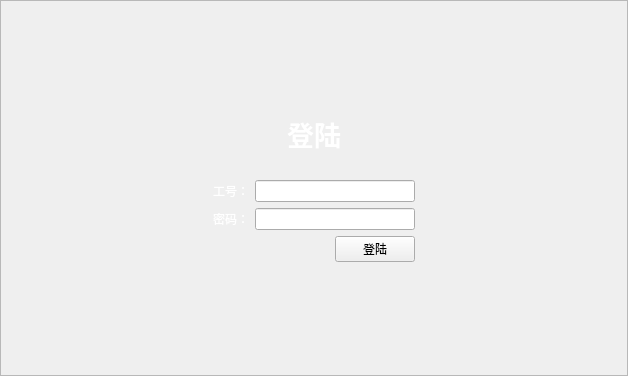
<?xml version="1.0" encoding="UTF-8"?>
<ui version="4.0">
 <class>Login</class>
 <widget class="QWidget" name="Login">
  <property name="geometry">
   <rect>
    <x>0</x>
    <y>0</y>
    <width>628</width>
    <height>376</height>
   </rect>
  </property>
  <property name="windowTitle">
   <string>Login</string>
  </property>
  <property name="styleSheet">
   <string notr="true">QPushButton#pb_log{
	color:rgb(0,0,0);
}
QPushButton#pb_log:hover{
	color:rgb(255,255,255);
	background-color:rgb(0, 0, 0);
}
QLabel#lb_show{
    font: 75 bold 12pt &quot;微软雅黑&quot;;
    color: rgb(255,255,255);
}
QLabel#label{
    font: 75 bold 12pt &quot;微软雅黑&quot;;
    color: rgb(255,255,255);
}
QLabel#label_2{
    font: 75 bold 12pt &quot;微软雅黑&quot;;
    color: rgb(255,255,255);
}
QLabel#label_3{
    font: 75 bold 20pt &quot;微软雅黑&quot;;
    color: rgb(255,255,255);
}</string>
  </property>
  <layout class="QGridLayout" name="gridLayout">
   <property name="leftMargin">
    <number>0</number>
   </property>
   <property name="topMargin">
    <number>0</number>
   </property>
   <property name="rightMargin">
    <number>0</number>
   </property>
   <property name="bottomMargin">
    <number>0</number>
   </property>
   <item row="0" column="0">
    <widget class="QFrame" name="frame">
     <property name="styleSheet">
      <string notr="true">#frame{
border-image:url(:/new/prefix1/20170610_144514-01.jpeg);
}</string>
     </property>
     <property name="frameShape">
      <enum>QFrame::StyledPanel</enum>
     </property>
     <property name="frameShadow">
      <enum>QFrame::Raised</enum>
     </property>
     <layout class="QGridLayout" name="gridLayout_2">
      <item row="0" column="1">
       <spacer name="verticalSpacer_2">
        <property name="orientation">
         <enum>Qt::Vertical</enum>
        </property>
        <property name="sizeType">
         <enum>QSizePolicy::Expanding</enum>
        </property>
        <property name="sizeHint" stdset="0">
         <size>
          <width>20</width>
          <height>40</height>
         </size>
        </property>
       </spacer>
      </item>
      <item row="1" column="0">
       <spacer name="horizontalSpacer">
        <property name="orientation">
         <enum>Qt::Horizontal</enum>
        </property>
        <property name="sizeType">
         <enum>QSizePolicy::Expanding</enum>
        </property>
        <property name="sizeHint" stdset="0">
         <size>
          <width>40</width>
          <height>20</height>
         </size>
        </property>
       </spacer>
      </item>
      <item row="1" column="1">
       <layout class="QVBoxLayout" name="verticalLayout_2">
        <item>
         <widget class="QLabel" name="label_3">
          <property name="font">
           <font>
            <family>Arial</family>
            <pointsize>20</pointsize>
            <weight>75</weight>
            <italic>false</italic>
            <bold>true</bold>
           </font>
          </property>
          <property name="layoutDirection">
           <enum>Qt::LeftToRight</enum>
          </property>
          <property name="styleSheet">
           <string notr="true">font: 75 bold 20pt &quot;Arial&quot;;</string>
          </property>
          <property name="text">
           <string>登陆</string>
          </property>
          <property name="alignment">
           <set>Qt::AlignCenter</set>
          </property>
         </widget>
        </item>
        <item>
         <widget class="QLabel" name="lb_show">
          <property name="styleSheet">
           <string notr="true"/>
          </property>
          <property name="text">
           <string/>
          </property>
         </widget>
        </item>
        <item>
         <layout class="QVBoxLayout" name="verticalLayout">
          <item>
           <layout class="QHBoxLayout" name="horizontalLayout">
            <item>
             <widget class="QLabel" name="label">
              <property name="text">
               <string>工号：</string>
              </property>
             </widget>
            </item>
            <item>
             <widget class="QLineEdit" name="le_id"/>
            </item>
           </layout>
          </item>
          <item>
           <layout class="QHBoxLayout" name="horizontalLayout_2">
            <item>
             <widget class="QLabel" name="label_2">
              <property name="text">
               <string>密码：</string>
              </property>
             </widget>
            </item>
            <item>
             <widget class="QLineEdit" name="le_pw">
              <property name="echoMode">
               <enum>QLineEdit::Password</enum>
              </property>
             </widget>
            </item>
           </layout>
          </item>
          <item>
           <layout class="QHBoxLayout" name="horizontalLayout_3">
            <item>
             <spacer name="horizontalSpacer_2">
              <property name="orientation">
               <enum>Qt::Horizontal</enum>
              </property>
              <property name="sizeHint" stdset="0">
               <size>
                <width>40</width>
                <height>20</height>
               </size>
              </property>
             </spacer>
            </item>
            <item>
             <widget class="QPushButton" name="pb_log">
              <property name="text">
               <string>登陆</string>
              </property>
             </widget>
            </item>
           </layout>
          </item>
         </layout>
        </item>
       </layout>
      </item>
      <item row="2" column="1">
       <spacer name="verticalSpacer">
        <property name="orientation">
         <enum>Qt::Vertical</enum>
        </property>
        <property name="sizeType">
         <enum>QSizePolicy::Expanding</enum>
        </property>
        <property name="sizeHint" stdset="0">
         <size>
          <width>20</width>
          <height>40</height>
         </size>
        </property>
       </spacer>
      </item>
      <item row="1" column="2">
       <spacer name="horizontalSpacer_3">
        <property name="orientation">
         <enum>Qt::Horizontal</enum>
        </property>
        <property name="sizeType">
         <enum>QSizePolicy::Expanding</enum>
        </property>
        <property name="sizeHint" stdset="0">
         <size>
          <width>40</width>
          <height>20</height>
         </size>
        </property>
       </spacer>
      </item>
     </layout>
    </widget>
   </item>
  </layout>
 </widget>
 <layoutdefault spacing="6" margin="11"/>
 <resources/>
 <connections/>
</ui>
